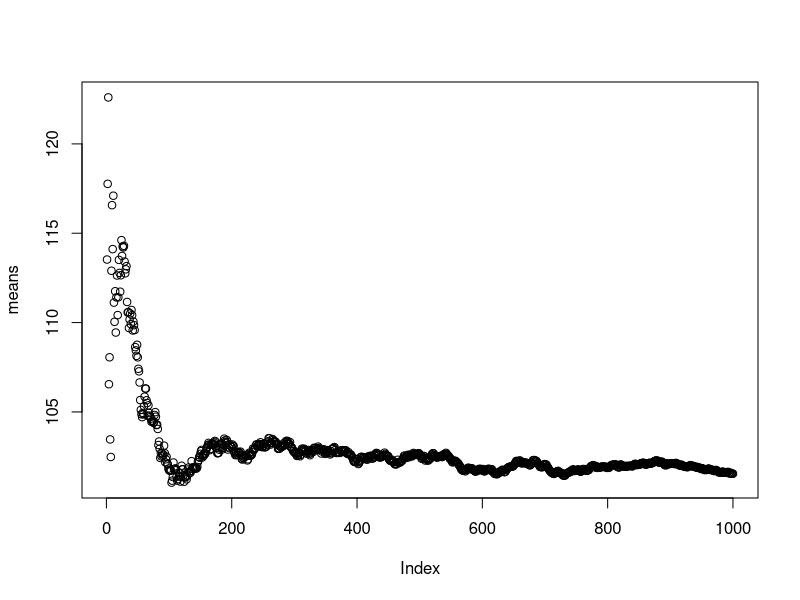

The R source for this figure:
## ---- chunk 1
N <- 1000
## ---- chunk 2
samples <- rnorm(N, 100, 30)
## ---- chunk 3
sums <- cumsum(samples)
## ---- chunk 4
tail(sums, 1) == sum(samples)
## ---- chunk 5
means <- sums / seq(1, length(sums))
plot(means)
## ---- chunk 6
n <- sample(1:10, 1)
print(paste(n, "is ..."))
print(paste0(if(n >= 3) "not ", "smaller than 3"))
print(paste0(if(n >= 7) "not ", "smaller than 7"))
print(paste0(if(n < 7) "not ", "greater or equal to 7"))
## ---- chunk 7
studentID <- as.vector(outer(letters, letters, paste, sep = ""))
## ---- chunk 8
df <- data.frame(id = sample(studentID, 50), grade = sample(1:10, 50, replace = TRUE))
## ---- chunk 9
mean(df$grade)
sum(df$grade >= 6)
